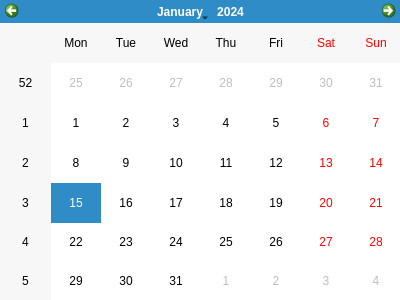
<?xml version="1.0" encoding="UTF-8"?>
<ui version="4.0">
 <class>dlgCalendar</class>
 <widget class="QDialog" name="dlgCalendar">
  <property name="geometry">
   <rect>
    <x>0</x>
    <y>0</y>
    <width>400</width>
    <height>300</height>
   </rect>
  </property>
  <property name="sizePolicy">
   <sizepolicy hsizetype="Fixed" vsizetype="Fixed">
    <horstretch>0</horstretch>
    <verstretch>0</verstretch>
   </sizepolicy>
  </property>
  <property name="windowTitle">
   <string>Calendar</string>
  </property>
  <property name="windowIcon">
   <iconset>
    <normaloff>../../Downloads/calendar_office_day_1474.ico</normaloff>../../Downloads/calendar_office_day_1474.ico</iconset>
  </property>
  <property name="modal">
   <bool>true</bool>
  </property>
  <widget class="QCalendarWidget" name="calendarWidget">
   <property name="geometry">
    <rect>
     <x>0</x>
     <y>0</y>
     <width>401</width>
     <height>301</height>
    </rect>
   </property>
  </widget>
 </widget>
 <resources/>
 <connections/>
</ui>
